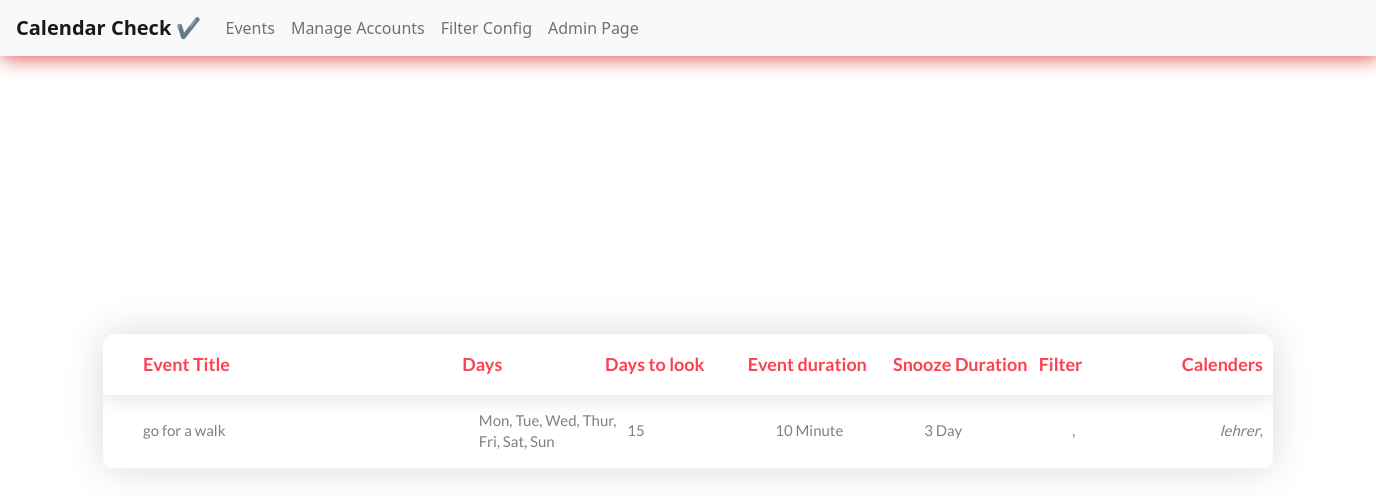
/, run on an earlier commit of the app's database.
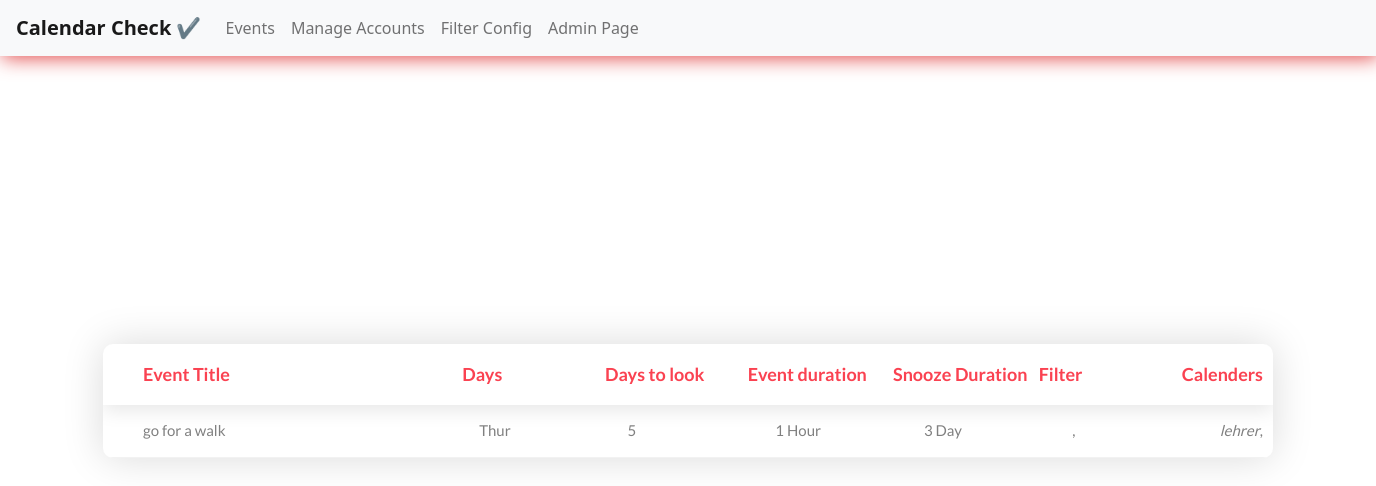
And on a later commit of the database.
### cal/models.py (models this page shows, shortened)
class EventDetails(models.Model):
    title = models.CharField(max_length=200)
    days_to_look = models.IntegerField(null=True)
    days = MultiSelectField(choices=day_choices, null=True)
    event_duration_type = models.CharField(max_length=100, choices=event_duration_choice)
    event_duration = models.IntegerField()
    apply_snooze = models.BooleanField(default=True)
    snooze_type = models.CharField(max_length=100, choices=event_duration_choice)
    snooze_duration = models.IntegerField()
    snooze_days = MultiSelectField(choices=day_choices, null=True, blank=True)
    filter = models.ManyToManyField(Filter)
    calenders = models.ManyToManyField('Calenders')
    class Meta:
        verbose_name_plural = "Event Details"

### cal/views.py (the view)
# urls.py: path('', home, name='home'),
def home(request):
    events = EventDetails.objects.all()
    context = {'events': events}
    return render(request, 'cal/home.html', context)

### cal/templates/cal/home.html (shortened to what this page needs)
{% extends 'index.html' %}
{% load static %}
{% block content %}
<div class="limiter">
    <div class="container-table100">
        <div class="wrap-table100">
            <div class="table100 ver2 m-b-110">
                <div class="table100-head">
                    <table>
                        <thead>
                            <tr class="row100 head">
                                <th class="cell100 column1">Event Title</th>
                                <th class="cell100 column5">Days</th>
                                <th class="cell100 column2">Days to look</th>
                                <th class="cell100 column5">Event duration</th>
                                <th class="cell100 column5">Snooze Duration</th>
                                <th class="cell100 column5">Filter</th>
                                <th class="cell100 column5">Calenders</th>
                            </tr>
                        </thead>
                    </table>
                </div>
                <div class="table100-body js-pscroll">
                    <table>
                        <tbody>
                            {% for event in events %}
                            <tr class="row100 body">
                                <td class="cell100 column1">{{ event.title }}</td>
                                <td class="cell100 column5">{{ event.days }}</td>
                                <td class="cell100 column2">{{ event.days_to_look }}</td>
                                <td class="cell100 column5">{{ event.event_duration }} {{ event.event_duration_type }}</td>
                                <td class="cell100 column5">{{ event.snooze_duration }} {{ event.snooze_type }}</td>
                                <td class="cell100 column5">
                                    {% for fil in event.filter.all %}
                                    ,
                                    {% endfor %}
                                </td>
                                <td class="cell100 column5">
                                    {% for cal in event.calenders.all %}
                                    <i>{{ cal.name }}</i>,
                                    {% endfor %}
                                </td>
                            </tr>
                            {% endfor %}
                        </tbody>
                    </table>
                </div>
            </div>
        </div>
    </div>
</div>
{% endblock content %}

What changed in the data, as far as the page shows it:
changed EventDetails "go for a walk": days "Mon, Tue, Wed, Thur, Fri, Sat, Sun" → "Thur"; days_to_look "15" → "5"; event_duration "10" → "1"; event_duration_type "Minute" → "Hour"
